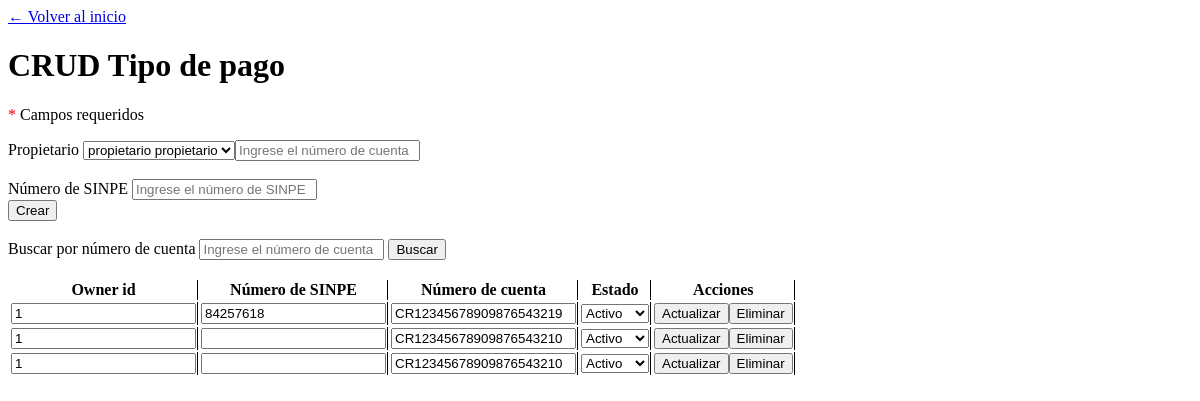
/Proyecto/view/paymentTypeView.php (signed in), run on an earlier commit of the app's database.
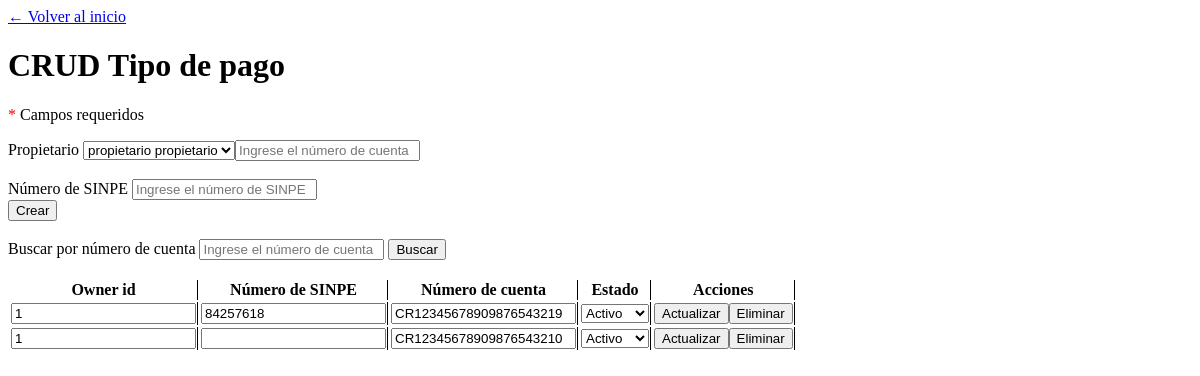
And on a later commit of the database.
### tables this page shows
CREATE TABLE `tbpaymenttype` (
  `tbpaymenttypeid` int(11) NOT NULL,
  `tbownerid` int(11) NOT NULL,
  `tbpaymenttypenumber` varchar(50) NOT NULL,
  `tbpaymenttypesinpenumber` varchar(100) NOT NULL,
  `tbpaymenttypestatus` tinyint(1) NOT NULL DEFAULT 1,
  `tbpaymenttypeisactive` int(11) NOT NULL DEFAULT 1
);

### Proyecto/domain/User.php (called while the page is built, shortened)
<?php
class User extends Person{
    private $userType;
    public function getUserType() {
        return $this->userType;
    }
}

### Proyecto/domain/Owner.php (called while the page is built, shortened)
<?php
require 'User.php';
class Owner extends User {
    private $idTBOwner;
    public function getIdTBOwner() {
        return $this->idTBOwner;
    }
    public function getFullName(){
        return $this->name." ".$this->surnames;
    }
}

### Proyecto/data/paymentTypeData.php (called while the page is built, shortened)
<?php
include_once '../domain/PaymentType.php';
class paymentTypeData extends Data {
    public function getTbPaymentTypeByOwnerID($ownerId) {
        $conn = mysqli_connect($this->server, $this->user, $this->password, $this->db);
        $conn->set_charset('utf8');
        $ownerId = mysqli_real_escape_string($conn, $ownerId);
        $query = "SELECT * FROM tbpaymenttype WHERE tbownerid = '$ownerId'";
        $result = mysqli_query($conn, $query);
        $bankA = [];
        while ($row = mysqli_fetch_assoc($result)) {
            $currentPaymentType= new PaymentType($row['tbpaymenttypeid'], $row['tbownerid'], $row['tbpaymenttypenumber'],
            $row['tbpaymenttypesinpenumber'], $row['tbpaymenttypestatus']);
            array_push($bankA, $currentPaymentType);
        }
        return $bankA;
    }
}

### Proyecto/business/paymentTypeBusiness.php (called while the page is built, shortened)
<?php
include_once  '../data/paymentTypeData.php';
include_once  '../domain/Owner.php';
class paymentTypeBusiness {
    private $paymentTypeData;
    public function __construct() {
        $this->paymentTypeData = new paymentTypeData();
    }
    public function getAllByOwnerID($ownerID) {
        return $this->paymentTypeData->getTbPaymentTypeByOwnerID($ownerID);
    }
}

### Proyecto/domain/PaymentType.php (called while the page is built, shortened)
<?php
include_once '../domain/Owner.php';
class PaymentType {
    private $ownerId;
    private $accountNumber;
    private $status;
    private $sinpeNumber;
    public function __construct ($tbPaymentTypeId, $ownerId, $accountNumber,$sinpeNumber, $status){
        $this->ownerId = $ownerId;
        $this->accountNumber = $accountNumber;
        $this->status = $status;
        $this->sinpeNumber = $sinpeNumber;
    }
    public function getOwnerId() {
        return $this->ownerId;
    }
    public function getAccountNumber(){
        return $this->accountNumber;
    }
    public function getStatus(){
        return $this->status;
    }
    public function getSinpeNumber(){
        return $this->sinpeNumber;
    }
}

### Proyecto/view/paymentTypeView.php (the view, shortened to what this page needs)
<?php
    require '../domain/Owner.php';
    require '../business/paymentTypeBusiness.php';
    $userLogged = $_SESSION['user'];
?>
<!DOCTYPE html>
<html lang="es">
<head>
</head>
<body>
    <?php
        if ($userLogged->getUserType() == "Propietario") {
            echo '<a href="ownerViewSession.php">← Volver al inicio</a>';
        } else if ($userLogged->getUserType() == "Administrador") {
            echo '<a href="adminView.php">← Volver al inicio</a>';
        }
    ?>
    <header>
        <h1>CRUD Tipo de pago</h1>
        <p><span class="required">*</span> Campos requeridos</p>
    </header>
    <section>
        <form method="post" id="formCreate">
            <label for="ownerId">Propietario</label>
            <select name="ownerId" id="ownerId" required>
                <?php
                    $owners = $_SESSION['owners'];
                    if (!empty($owners)) {
                        foreach ($owners as $owner) {
                            echo '<option value="' . htmlspecialchars($owner->getIdTBOwner()) . '">'
                                . htmlspecialchars($owner->getFullName())
                                . '</option>';
                        }
                    } else {
                        echo '<option value="">No hay propietarios disponibles</option>';
                    }
                ?>
            <br><br>
            <input placeholder="Ingrese el número de cuenta" type="text" name="accountNumber" id="accountNumber"/><br><br>
            <label for="sinpeNumber">Número de SINPE</label>
            <input placeholder="Ingrese el número de SINPE" type="text" name="sinpeNumber" id="sinpeNumber"/><br>
            <input type="submit" value="Crear" name="create" id="create"/>
        </form>
    </section>
    <br>
    <section>
        <form id="formSearchOne" method="get">
            <label for="searchOne">Buscar por número de cuenta</label>
            <input type="text" required placeholder="Ingrese el número de cuenta" name="searchOne" id="searchOne">
            <input type="submit" value="Buscar"/>
        </form>
        <br>
        <table>
            <thead>
                <tr>
                    <th>Owner id</th>
                    <th>Número de SINPE</th>
                    <th>Número de cuenta</th>
                    <th>Estado</th>
                    <th>Acciones</th>
                </tr>
            </thead>
            <tbody>
                <?php
                    $paymentTypeBusiness = new paymentTypeBusiness();
                    if ($userLogged->getUserType() == "Propietario") {
                        $all = $paymentTypeBusiness -> getAllByOwnerID($userLogged->getIdTBOwner());
                        if (count($all) > 0) {
                            foreach ($all as $current) {
                                echo '<form method="post" action="../business/paymentTypeAction.php" onsubmit="return confirmAction(event);">';
                                echo '<tr>';
                                    echo '<td><input type="text" name="OwnerId" value="' . $current->getOwnerId() . '"/></td>';
                                    echo '<td><input type="text" name="SinpeNumber" value="' . $current->getSinpeNumber() . '"/></td>';
                                    echo '<td><input type="text" name="AccountNumber" value="' . $current->getAccountNumber() . '"/></td>';
                                    echo '<td><select name="Status" id="Status">
                                                    <option value="1"' . (($current->getStatus() == 1) ? ' selected' : '') . '>Activo</option>
                                                    <option value="0"' . (($current->getStatus() == 0) ? ' selected' : '') . '>Inactivo</option>
                                                </select></td>';
                                    echo '<td>';
                                        echo '<input type="submit" value="Actualizar" name="update"/>';
                                        echo '<input type="submit" value="Eliminar" name="delete"/>';
                                    echo '</td>';
                                echo '</tr>';
                                echo '</form>';
                            }
                        } else {
                            echo '<tr>';
                                echo '<td colspan="5" style="text-align: center;">No hay registros</td>';
                            echo '</tr>';
                        }
                    }
                ?>
            </tbody>
        </table>
    </section>
</body>
</html>

### Proyecto/view/paymentTypeView.php (style rules this page uses)
td, th { border-right: 1px solid; }
.required { color: red; }

What changed in the data, as far as the page shows it:
removed tbpaymenttype: OwnerId "1", AccountNumber "CR12345678909876543210", Status "Activo"
